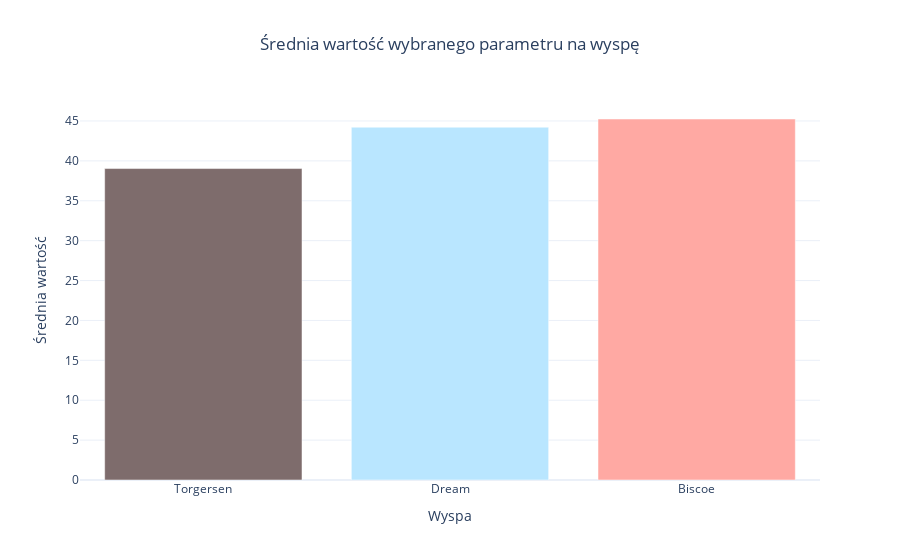

Notebook code for this chart:
### Code cell
charts[0].show()

### Figure 1 — Plotly figure (JSON) as saved in the notebook; plotly's stock layout.template omitted (floating-point values rounded to 4 significant figures)
{"data": [{"alignmentgroup": "True", "hovertemplate": "Wyspa=%{x}<br>Średnia wartość=%{y}<extra></extra>", "legendgroup": "Torgersen", "marker": {"color": "#7e6c6c", "pattern": {"shape": ""}}, "name": "Torgersen", "offsetgroup": "Torgersen", "orientation": "v", "showlegend": false, "textposition": "auto", "type": "bar", "x": ["Torgersen"], "xaxis": "x", "y": [39.04], "yaxis": "y"}, {"alignmentgroup": "True", "hovertemplate": "Wyspa=%{x}<br>Średnia wartość=%{y}<extra></extra>", "legendgroup": "Dream", "marker": {"color": "#b9e6ff", "pattern": {"shape": ""}}, "name": "Dream", "offsetgroup": "Dream", "orientation": "v", "showlegend": false, "textposition": "auto", "type": "bar", "x": ["Dream"], "xaxis": "x", "y": [44.22], "yaxis": "y"}, {"alignmentgroup": "True", "hovertemplate": "Wyspa=%{x}<br>Średnia wartość=%{y}<extra></extra>", "legendgroup": "Biscoe", "marker": {"color": "#ffa9a3", "pattern": {"shape": ""}}, "name": "Biscoe", "offsetgroup": "Biscoe", "orientation": "v", "showlegend": false, "textposition": "auto", "type": "bar", "x": ["Biscoe"], "xaxis": "x", "y": [45.25], "yaxis": "y"}], "layout": {"barmode": "relative", "legend": {"title": {"text": "Wyspa"}, "tracegroupgap": 0}, "title": {"text": "Średnia wartość wybranego parametru na wyspę", "x": 0.5}, "xaxis": {"anchor": "y", "categoryarray": ["Torgersen", "Dream", "Biscoe"], "categoryorder": "array", "domain": [0, 1], "title": {"text": "Wyspa"}}, "yaxis": {"anchor": "x", "domain": [0, 1], "title": {"text": "Średnia wartość"}}}}
